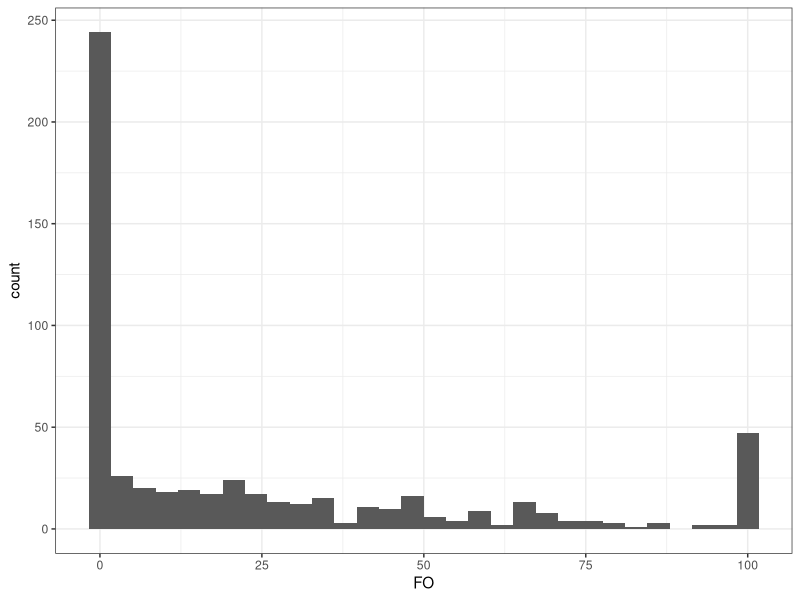
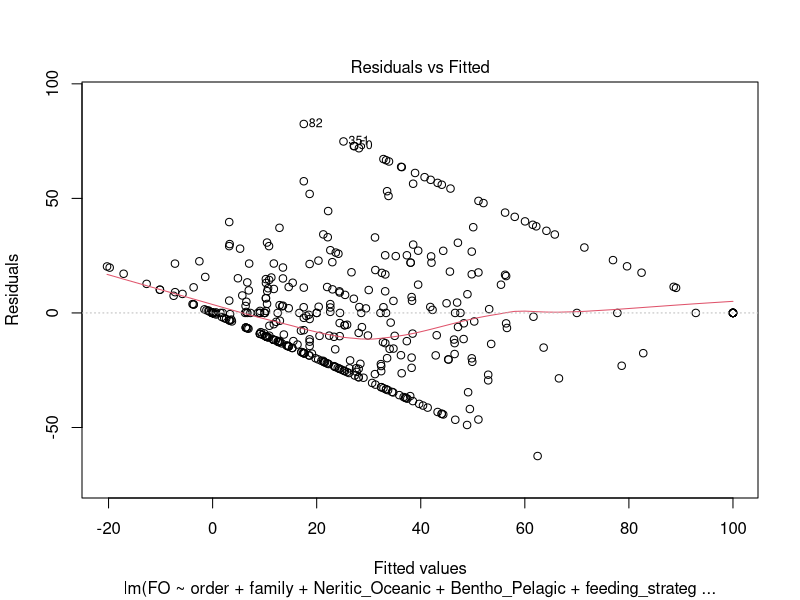
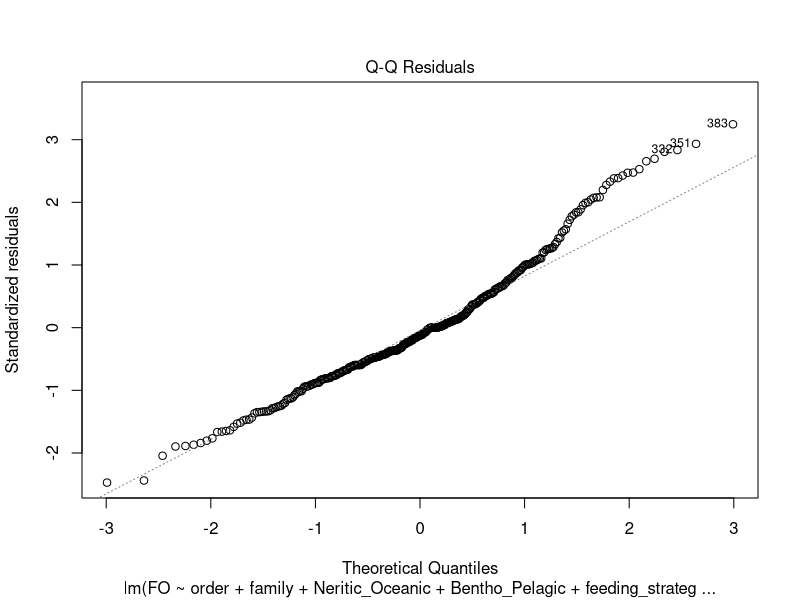
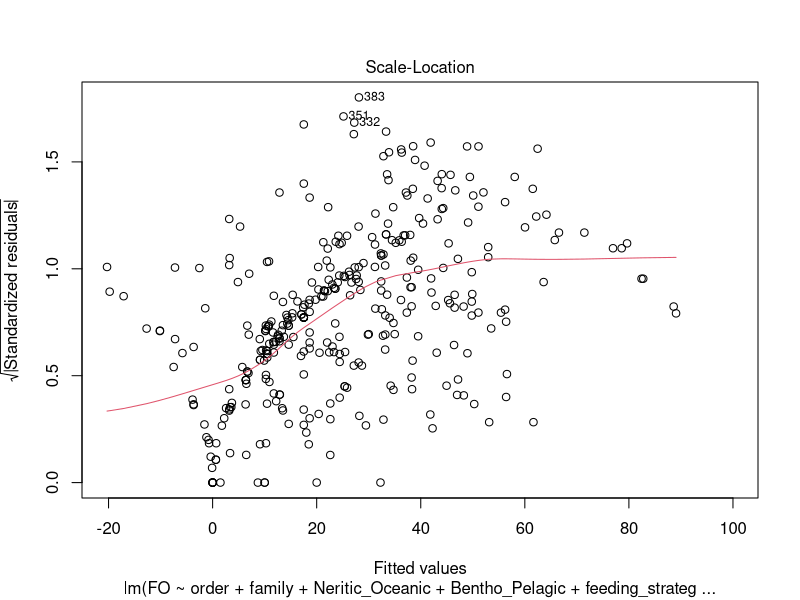
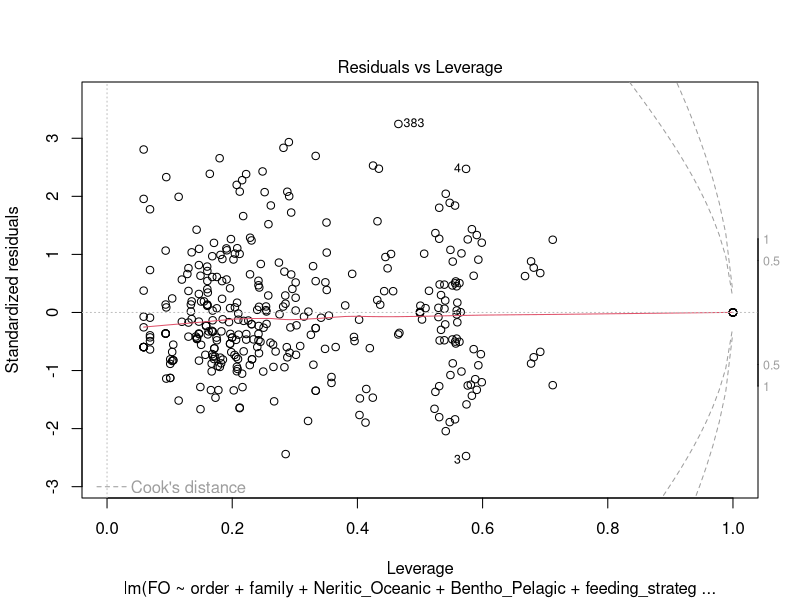
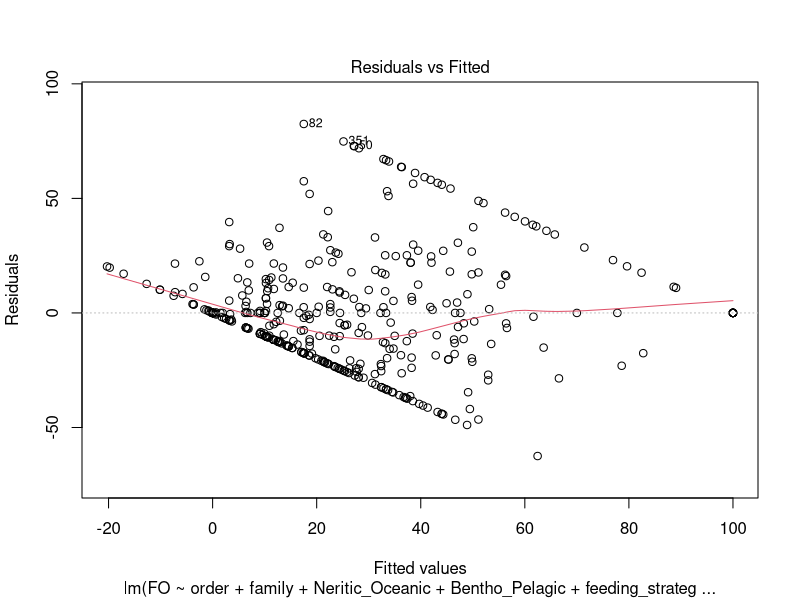
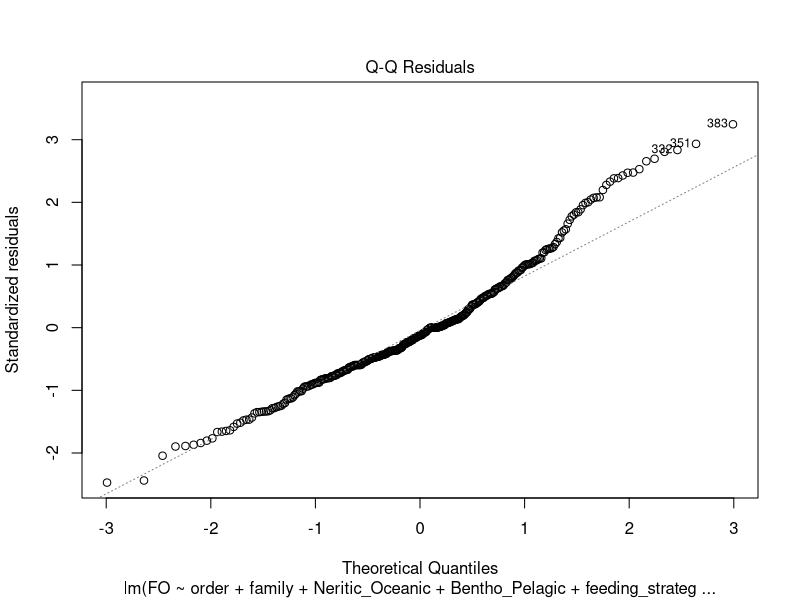
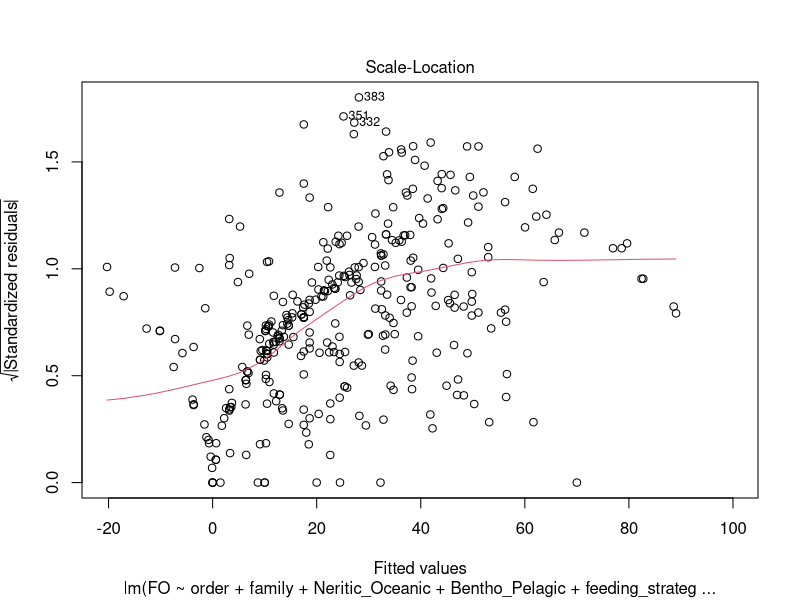

Write R code to recreate these figures, in order. (Note: this script raises an error after producing the figures.)
## ---- chunk 1

library(dplyr)
library(here)
library(tidyverse)

fish <- read.csv("fish_data_all_becca.csv")

fish[fish == ''] <- NA

fish <- fish %>%
  filter(if_any(FO, ~ !(.x %in% c("yes", "no")))) %>%
  drop_na(FO)

fish$FO <- as.numeric(fish$FO)

fish_group <- fish %>%
  group_by(order) %>%
  summarize(mean_fo=mean(FO))

## ---- chunk 2

fish_dist <- ggplot(fish, aes(x=FO)) +
  geom_histogram() +
  theme_bw() +
  theme(legend.position = "none")

fish_dist

## ---- chunk 3

order_ANOVA <- aov(FO ~ order + family, data = fish)

summary(order_ANOVA)

tukey <- TukeyHSD(order_ANOVA)

library(broom)
library(dplyr)

tukey_table <- as.data.frame(tidy(tukey))

## ---- chunk 4

fish <- fish %>% separate(habitat, c('Neritic_Oceanic', 'Bentho_Pelagic'), sep=",")

fish[fish == ' D'] <- "D"
fish[fish == ' B'] <- "B"
fish[fish == ' P'] <- "P"
fish[fish == ' BP'] <- "BP"
fish[fish == ' B '] <- "B"

write.csv(fish,file='cleaner_fish_table_becca.csv')

fish <- fish %>% drop_na(trophic_level) %>% drop_na(Neritic_Oceanic) %>% drop_na(Bentho_Pelagic)

mlm1 <- lm(FO ~ order + family + Neritic_Oceanic + Bentho_Pelagic + feeding_strategy + trophic_level, data = fish)

summary(mlm1)

plot(mlm1) 

# Run AIC

step(mlm1)

outliers_rm <- fish[-c(17,9,108,8), ] # outliers persist after removing these 3

mlm2 <- lm(FO ~ order + family + Neritic_Oceanic + Bentho_Pelagic + feeding_strategy + trophic_level, data = outliers_rm)

summary(mlm2)

plot(mlm2)

mlm3 <- lm(FO ~ Neritic_Oceanic + Bentho_Pelagic + feeding_strategy + trophic_level, data = fish)

summary(mlm3)

plot(mlm3)

step(mlm3)

## ---- chunk 5

unique(fish$Neritic_Oceanic)

fish$Neritic_Oceanic <- factor(fish$Neritic_Oceanic,
                             levels = c("N-O",
                                        "N",
                                        "O"))

unique(fish$Bentho_Pelagic)

fish$Bentho_Pelagic <- factor(fish$Bentho_Pelagic,
                             levels = c("D",
                                        "B",
                                        "P",
                                        "BP"))

unique(fish$feeding_strategy)

fish$feeding_strategy <- factor(fish$feeding_strategy,
                             levels = c("BP",
                                        "P",
                                        "PP",
                                        "O",
                                        "G"))

unique(fish$trophic_level)

fish$trophic_level <- as.numeric(fish$trophic_level, na.rm=TRUE)

fish_mod <- glm(FO~Neritic_Oceanic+Bentho_Pelagic+feeding_strategy+trophic_level,
                data = fish,
                family = "poisson")

summary(fish_mod)

plot(fish_mod)

fishmod_2 <- fish[-c(15,273,123,122,128,27,26,48,72),] #a lot of outliers! this isn't all of them

fish_mod_2 <- glm(FO~Neritic_Oceanic+Bentho_Pelagic+feeding_strategy+trophic_level,
                 data = fishmod_2,
                 family = "poisson")

summary(fish_mod_2)

plot(fish_mod_2)

## ---- chunk 6

fish$binary <- ifelse(fish$FO > 0, "1", "0")

fish$binary <- as.numeric(fish$binary)

fish_mod_glm <- glm(binary~Neritic_Oceanic+Bentho_Pelagic+feeding_strategy+trophic_level,
                data = fish,
                family = "binomial")

summary(fish_mod_glm)

fish <- subset(fish, !is.na(trophic_level))

unique(fish$trophic_level)

range(fish$trophic_level)

trophic_vector <- rep(seq(from = 2, to = 5), 15)

neritic_oceanic_vector <- rep(c("N-O", "N", "O"), 20)

bentho_pelagic_vector <- c(rep("D", 15),
                   rep("B", 15),
                 rep("P", 15),
                 rep("BP", 15))

fish[fish == '??'] <- "NA"
fish <- subset(fish, !is.na(feeding_vector))

unique(fish$feeding_strategy)

feeding_vector <- c(rep("BP", 12),
                   rep("P", 12),
                 rep("PP", 12),
                 rep("O", 12),
                     rep("G", 12))

data_pred <- data.frame(trophic_vector, neritic_oceanic_vector, bentho_pelagic_vector, feeding_vector)
colnames(data_pred) <- c("trophic_level", "Neritic_Oceanic", "Bentho_Pelagic", "feeding_strategy")

prediction <- predict(fish_mod_glm,
                      newdata = data_pred,
                      type = "response",
                      se.fit = TRUE)


data_fig <- data.frame(data_pred,
                       prediction$fit,
                       prediction$se.fit)


colnames(data_fig) <- c("trophic_level", "neritic_oceanic", "bentho_pelagic", "feeding_strategy", "probability", "se")

ggplot(data_fig, aes(x = trophic_level,
                     y = probability)) +
  geom_line(aes(color = feeding_strategy)) +
  geom_ribbon(aes(ymin = probability - se,
                  ymax = probability + se,
                  fill = feeding_strategy), alpha = 0.3) +
  labs(x = "trophic", y = "Probability of Occurrence")
       +
  theme_bw()


